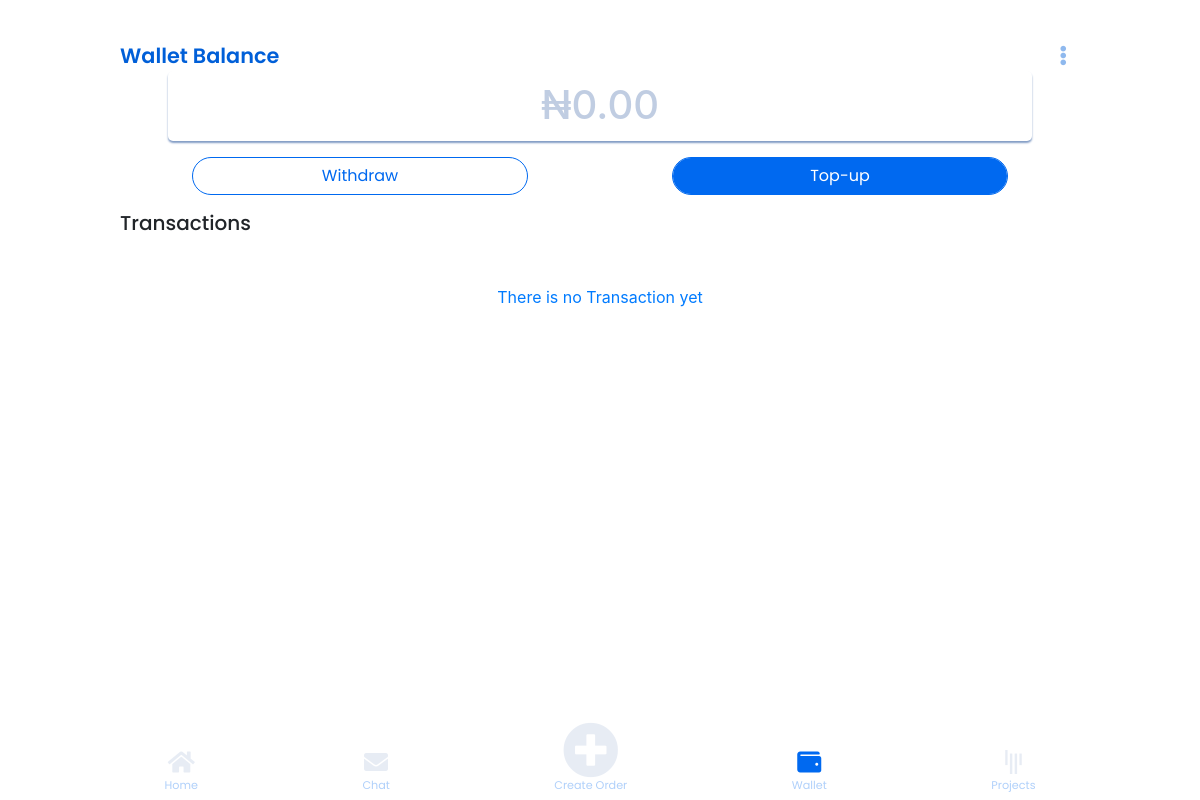
Page /client_wallet (signed in) on the earlier database version.
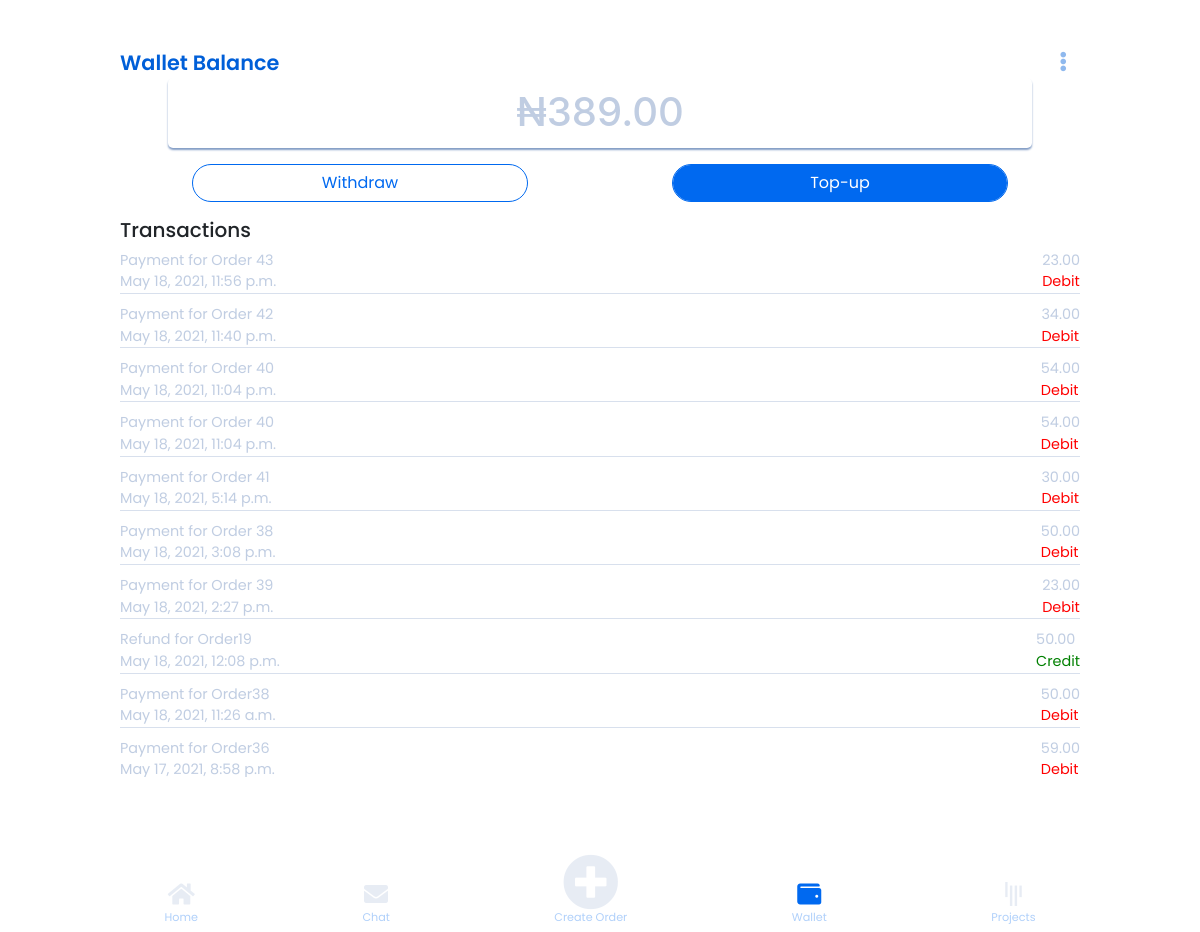
Same page on the later database version.
### app/models.py (models this page shows, shortened)
class User(models.Model):
    class Meta:
        db_table = "Fida_user_table"
    user_id = models.CharField(max_length=500,unique=True)
    firstname = models.CharField(max_length=30,verbose_name="Firstname",blank=True)
    lastname = models.CharField(max_length=30,verbose_name="Lastname",blank=True)
    user_phone = models.TextField(max_length=15, unique=True, null=True, verbose_name="Telephone number")
    email = models.EmailField(max_length=90, unique=True,verbose_name="Email")
    user_password = models.TextField(max_length=200,verbose_name="Password")
    user_address = models.TextField(max_length=200,verbose_name="Address")
    user_state = models.TextField(max_length=200,verbose_name="State")
    ratings = models.IntegerField(max_length=200,verbose_name="Job Ratings", default=1.0)
    role = models.TextField(max_length=50,verbose_name="User role",default="client")
    walletBalance = models.FloatField(verbose_name="Balance",default=0.00)
    account_name = models.TextField(max_length=150,verbose_name="Account Name",default="Null")
    account_number = models.TextField(max_length=150,verbose_name="Account Number",default="0000000000")
    bank_name = models.TextField(max_length=150,verbose_name="Bank Name",default="Null")
    profile_complete = models.BooleanField(default=False)
    terms_conditions = models.BooleanField(default=False)
    notification = models.BooleanField(default=False, verbose_name="Notification toggle")
    date_added = models.DateTimeField(default=timezone.now)

class Transaction(models.Model):
    class Meta:
        db_table = "Transaction Table"
    from_id = models.TextField(max_length=20,verbose_name="Sending Party",null=True)
    to_id = models.TextField(max_length=20,verbose_name="Recieving Party",null=True)
    transaction_type = models.TextField(max_length=20,verbose_name="Type of Transaction",null=True)
    transaction_message= models.TextField(max_length=500,verbose_name="Message", null=True)
    projectCompleted = models.BooleanField(default=False, verbose_name="is Project completed")
    project_id = models.TextField(max_length=20,verbose_name="Project ID",null=True)
    amount = models.FloatField(verbose_name="Amount Sent",null=True)
    date_added = models.DateTimeField(default=timezone.now)

### app/views.py (the view)
# urls.py: path("client_wallet", views.client_wallet_page, name="client_wallet"),
def client_wallet_page(request):
    if 'user_id' in request.session:
        user_id = request.session['user_id']
        try:
            user_data = User.objects.get(user_id=user_id)
            userTransactions=Transaction.objects.filter(Q(from_id__icontains=user_id) | Q(to_id__icontains=user_id)).order_by('-date_added')[:20]
            num = len(userTransactions)
            userTransactionsList = []
            for i in range(0,num):
                sender = userTransactions[i].from_id
                to = userTransactions[i].to_id
                date_added = userTransactions[i].date_added
                transaction_type  = userTransactions[i].transaction_type
                amount  = userTransactions[i].amount
                transaction_message = userTransactions[i].transaction_message
                to_json = {
                    "sender": sender,
                    "transaction_type": transaction_type,
                    "to": to,
                    "transaction_message": transaction_message,
                    "amount": amount,
                    "date_added": date_added,
                }
                userTransactionsList.append(to_json)
            return_data = {
                "error": False,
                "walletBalance": user_data.walletBalance,
                "transaction": userTransactionsList
            }
        except Exception as e:
            return_data = {
                "error": True,
                "message": "Something went wrong!"
            }
        return render(request,"client/wallet/wallet.html", return_data)
    else:
        return redirect('/login')

### app/templates/client/wallet/wallet.html (shortened to what this page needs)
{% extends "client/nav.html" %}
{% load static %}
{% load humanize %}
{% block body%}
<section class="home-background">
<div style="width: 100%; display: flex; justify-content: space-between;">
    <p class="text-left" style="color:#005FD8; font-size: 1.3rem; font-weight: 600; font-family: Poppins;">Wallet Balance</p>
    <button class="navbar-toggler" type="button" data-toggle="collapse" data-target="#navbarSupportedContent" ><i class="fas fa-ellipsis-v  text-right" style="color: #005FD870;" ></i></button>
  </div>
  <div class="wallet-top">
    <div class="balance">
      <h1>&#8358;{{walletBalance|floatformat:2|intcomma}}</h1>
    </div>
    <div class="option-div">
      <input type="button" value="Withdraw" class="form-control withdraw mt-3" id="job_details_submit" style="width: 35%;">
          <input type="button" value="Top-up" class="form-control topup mt-3" id="job_details_submit" style="width: 35%;">
    </div>
  </div>
  <div class="wallet-bottom mt-3">
    <h5 style="font-family: Poppins;">Transactions</h5>
    {% if transaction %}
    {% for t in transaction %}
      {% if t.transaction_type == "Credit" %}
      <div class="trans-div">
        <div class="trans-1">
          <p>{{t.transaction_message}}</p>
          <p>{{t.date_added}}</p>
        </div>
        <div class="trans-2">
          <p>{{t.amount|floatformat:2|intcomma}}</p>
          <p style="color:green">{{t.transaction_type}}</p>
        </div>
      </div>
      {% else %}
      <div class="trans-div">
        <div class="trans-1">
          <p>{{t.transaction_message}}</p>
          <p>{{t.date_added}}</p>
        </div>
        <div class="trans-2">
          <p>{{t.amount|floatformat:2|intcomma}}</p>
          <p style="color:red">{{t.transaction_type}}</p>
        </div>
      </div>
      {% endif %}
    {% endfor %}
    {% else %}
    <div class='text-center text-primary' style="margin-top:50px;">There is no Transaction yet</div>
    {% endif %}
  </div>
</section>
<footer class="footer">
    <a href="{% url 'client_home' %}">
        <i class="fas fa-home fa-2x  "></i>
        <p style="margin-top:-70px; color:#0069F050;">Home</p>
    </a>
    <a href="{% url 'client_chat' %}">
        <i class="fas fa-envelope fa-2x "></i>
        <p style="margin-top:-70px; color:#0069F050;">Chat</p>
    </a>
    <a href="{% url 'new_order' %}">
        <i class="fas fa-plus-circle fa-3x "></i>
        <p style="margin-top:-70px; color:#0069F050;">Create Order</p>
    </a>
    <a href="">
        <i class="fas fa-wallet fa-2x active-icon"></i>
        <p style="margin-top:-70px; color:#0069F050;">Wallet</p>
    </a>
    <a href="{% url 'project' %}">
        <i class="fab fa-gitter fa-2x "></i>
        <p style="margin-top:-70px; color:#0069F050;">Projects</p>
    </a>
</footer>
{% endblock %}

Differences in the rows shown:
changed User: walletBalance "0.00" → "389.00"
added Transaction: transaction_message "Payment for Order 43", date_added "May 18, 2021, 11:56 p.m.", amount "23.00", transaction_type "Debit"
added Transaction: transaction_message "Payment for Order 42", date_added "May 18, 2021, 11:40 p.m.", amount "34.00", transaction_type "Debit"
added Transaction: transaction_message "Payment for Order 40", date_added "May 18, 2021, 11:04 p.m.", amount "54.00", transaction_type "Debit"
added Transaction: transaction_message "Payment for Order 40", date_added "May 18, 2021, 11:04 p.m.", amount "54.00", transaction_type "Debit"
added Transaction: transaction_message "Payment for Order 41", date_added "May 18, 2021, 5:14 p.m.", amount "30.00", transaction_type "Debit"
added Transaction: transaction_message "Payment for Order 38", date_added "May 18, 2021, 3:08 p.m.", amount "50.00", transaction_type "Debit"
added Transaction: transaction_message "Payment for Order 39", date_added "May 18, 2021, 2:27 p.m.", amount "23.00", transaction_type "Debit"
added Transaction: transaction_message "Refund for Order19", date_added "May 18, 2021, 12:08 p.m.", amount "50.00", transaction_type "Credit"
added Transaction: transaction_message "Payment for Order38", date_added "May 18, 2021, 11:26 a.m.", amount "50.00", transaction_type "Debit"
added Transaction: transaction_message "Payment for Order36", date_added "May 17, 2021, 8:58 p.m.", amount "59.00", transaction_type "Debit"
Other differences:
text no longer shown: "There is no Transaction yet"
